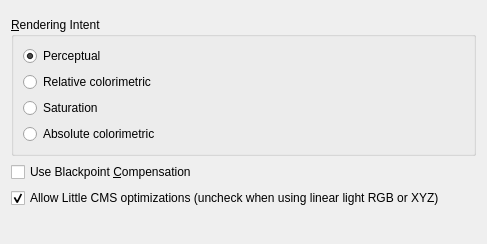
<?xml version="1.0" encoding="UTF-8"?>
<ui version="4.0">
 <class>WdgConvertColorSpace</class>
 <widget class="QWidget" name="WdgConvertColorSpace">
  <property name="geometry">
   <rect>
    <x>0</x>
    <y>0</y>
    <width>487</width>
    <height>244</height>
   </rect>
  </property>
  <property name="windowTitle">
   <string>Colorspace Conversion</string>
  </property>
  <layout class="QVBoxLayout" name="verticalLayout">
   <item>
    <widget class="KisColorSpaceSelector" name="colorSpaceSelector" native="true"/>
   </item>
   <item>
    <widget class="QGroupBox" name="grpIntent">
     <property name="toolTip">
      <string/>
     </property>
     <property name="title">
      <string>&amp;Rendering Intent</string>
     </property>
     <layout class="QGridLayout">
      <item row="0" column="0">
       <widget class="QRadioButton" name="radioPerceptual">
        <property name="toolTip">
         <string>For images</string>
        </property>
        <property name="whatsThis">
         <string>Hue hopefully maintained (but not required),
lightness and saturation sacrificed to maintain
the perceived color. White point changed to
result in neutral grays. Intended for images.</string>
        </property>
        <property name="text">
         <string>Perceptual</string>
        </property>
        <property name="shortcut">
         <string/>
        </property>
        <property name="checked">
         <bool>true</bool>
        </property>
       </widget>
      </item>
      <item row="1" column="0">
       <widget class="QRadioButton" name="radioRelativeColorimetric">
        <property name="whatsThis">
         <string>Within and outside gamut; same as Absolute
Colorimetric. White point changed to result in
neutral grays.

If adequate table is present in profile,
then, it is used. Else reverts to perceptual
intent.</string>
        </property>
        <property name="text">
         <string>Relative colorimetric</string>
        </property>
        <property name="shortcut">
         <string/>
        </property>
       </widget>
      </item>
      <item row="2" column="0">
       <widget class="QRadioButton" name="radioSaturation">
        <property name="toolTip">
         <string>Best for graphs and charts</string>
        </property>
        <property name="whatsThis">
         <string>Hue and saturation maintained with lightness
sacrificed to maintain saturation. White point
changed to result in neutral grays. Intended for
business graphics (make it colorful charts,
graphs, overheads, ...)

If adequate table is present in profile,
then, it is used. Else reverts to perceptual
intent.</string>
        </property>
        <property name="text">
         <string>Saturation</string>
        </property>
        <property name="shortcut">
         <string/>
        </property>
       </widget>
      </item>
      <item row="3" column="0">
       <widget class="QRadioButton" name="radioAbsoluteColorimetric">
        <property name="toolTip">
         <string>Best for spot colours</string>
        </property>
        <property name="whatsThis">
         <string>Within the destination device gamut; hue,
lightness and saturation are maintained. Outside
the gamut; hue and lightness are maintained,
saturation is sacrificed. White point for source
and destination; unchanged. Intended for spot
colors (Pantone, TruMatch, logo colors, ...)</string>
        </property>
        <property name="text">
         <string>Absolute colorimetric</string>
        </property>
        <property name="shortcut">
         <string/>
        </property>
       </widget>
      </item>
     </layout>
    </widget>
   </item>
   <item>
    <widget class="QCheckBox" name="chkBlackpointCompensation">
     <property name="text">
      <string>Use Blackpoint &amp;Compensation</string>
     </property>
    </widget>
   </item>
   <item>
    <widget class="QCheckBox" name="chkAllowLCMSOptimization">
     <property name="toolTip">
      <string>Krita tries to automatically check or uncheck this based on the information it can get from the profile you are converting from and the profile you are converting to.</string>
     </property>
     <property name="text">
      <string>Allow Little CMS optimizations (uncheck when using linear light RGB or XYZ)</string>
     </property>
     <property name="checked">
      <bool>true</bool>
     </property>
    </widget>
   </item>
   <item>
    <spacer name="verticalSpacer">
     <property name="orientation">
      <enum>Qt::Vertical</enum>
     </property>
     <property name="sizeHint" stdset="0">
      <size>
       <width>20</width>
       <height>40</height>
      </size>
     </property>
    </spacer>
   </item>
  </layout>
 </widget>
 <customwidgets>
  <customwidget>
   <class>KisColorSpaceSelector</class>
   <extends>QWidget</extends>
   <header>widgets/kis_color_space_selector.h</header>
   <container>1</container>
  </customwidget>
 </customwidgets>
 <resources/>
 <connections/>
</ui>
